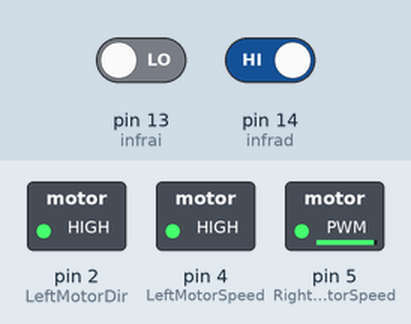
Simulated run of this sketch. Board: Arduino Uno, built with avr-gcc and run on an emulated ATmega328P. Parts: switched loads named in the sketch (green lamp = pin HIGH). The test bench sets the inputs (shaded band); at power-on: pin 13 (infrai) LOW, pin 14 (infrad) HIGH. Pins used as bus, display or sensor lines are not drawn; what the sketch prints to the serial monitor is not drawn.

Above: at 1.2 s.
1.3 s: pin 13 (infrai) driven HIGH
At 1.9 s:
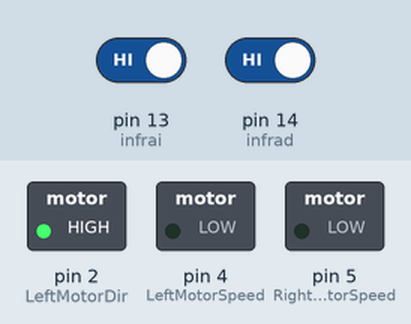
2.8 s: pin 14 (infrad) driven LOW
At 3.1 s:
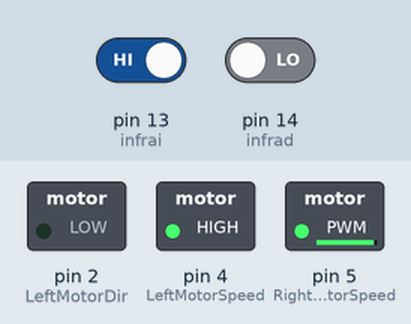
4.3 s: pin 14 (infrad) driven HIGH
At 5.4 s:
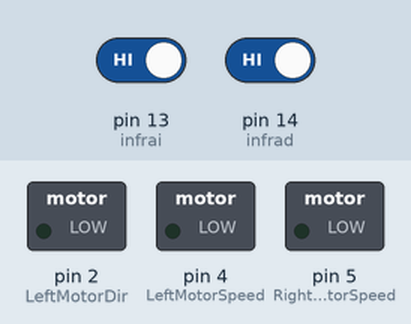
5.8 s: pin 13 (infrai) driven LOW
At 6.5 s:
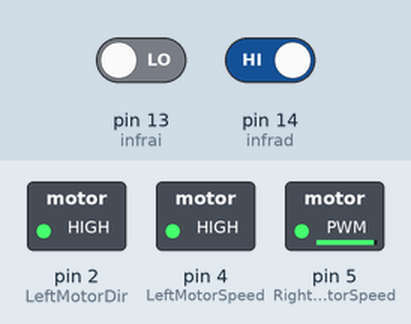
Timing chart, 0 to 8.3 s (numbered marks = the images above; inputs shaded):
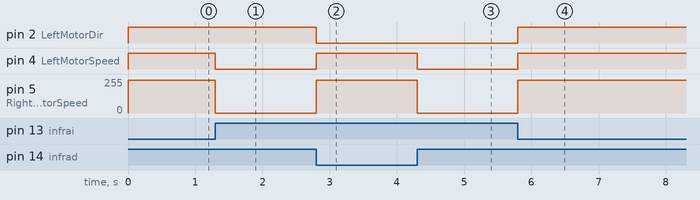

Measured:
- after the input at 1.3 s, pin 4 (LeftMotorSpeed): HIGH → LOW at once; pin 5 (RightMotorSpeed): 244/255 → 0/255 at once
- after the input at 2.8 s, pin 2 (LeftMotorDir): HIGH → LOW at once; pin 4 (LeftMotorSpeed): LOW → HIGH at once; pin 5 (RightMotorSpeed): 0/255 → 244/255 at once
- after the input at 4.3 s, pin 4 (LeftMotorSpeed): HIGH → LOW at once; pin 5 (RightMotorSpeed): 244/255 → 0/255 at once
- after the input at 5.8 s, pin 2 (LeftMotorDir), pin 4 (LeftMotorSpeed): LOW → HIGH at once; pin 5 (RightMotorSpeed): 0/255 → 244/255 at once

The sketch:

siguelineas.ino
```cpp
#define infrad  14
#define infrai  13

#define RightMotorSpeed 5
#define RightMotorDir   0
#define LeftMotorSpeed  4
#define LeftMotorDir    2

int dch = 0;
int izq = 0;


int Speed = 500;
void setup() {

  Serial.begin(115200);   //iniciar puerto serie
  Serial.println("NodeMCU funcionando");
  pinMode(infrad, INPUT);  //definir pin como entrada
  pinMode(infrai, INPUT);

  pinMode(RightMotorSpeed, OUTPUT);
  pinMode(RightMotorDir, OUTPUT);
  pinMode(LeftMotorSpeed, OUTPUT);
  pinMode(LeftMotorDir, OUTPUT);
}

void loop(){
  Serial.print("infrad:");
  Serial.println(digitalRead(infrad));
  Serial.print("infrai:");
  Serial.println(digitalRead(infrai));
   dch = digitalRead(infrad);
   izq = digitalRead(infrai);
 if (!dch && !izq){
    //Serial.println("Todo recto");
    forward();
 }else if (!digitalRead(infrad) && digitalRead(infrai)){
   //Serial.println("Todo izquierda");
   left();
 }else if (digitalRead(infrad) && !digitalRead(infrai)){
   //Serial.println("Todo derecha");
   right();
 }else{
   //Serial.println("PARA!");
   halt();
   }

}
void halt()
{
  digitalWrite(RightMotorSpeed, LOW);
  digitalWrite(LeftMotorSpeed, LOW);

  analogWrite(RightMotorSpeed, 0);
  analogWrite(LeftMotorSpeed, 0);
}
void forward()
{
  digitalWrite(RightMotorDir, HIGH);
  digitalWrite(LeftMotorDir, HIGH);

  analogWrite(RightMotorSpeed, Speed);
  analogWrite(LeftMotorSpeed, Speed);
}

void right()
{
  digitalWrite(RightMotorDir, LOW);
  digitalWrite(LeftMotorDir, HIGH);


  analogWrite(RightMotorSpeed, Speed);
  analogWrite(LeftMotorSpeed, Speed);
}

void left()
{
  digitalWrite(RightMotorDir, HIGH);
  digitalWrite(LeftMotorDir, LOW);

  analogWrite(RightMotorSpeed, Speed);
  analogWrite(LeftMotorSpeed, Speed);
}
```
